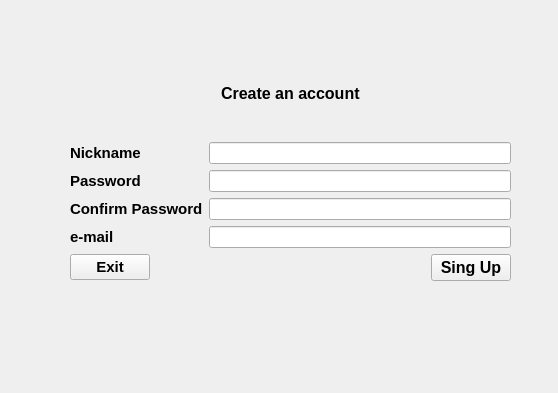
<?xml version="1.0" encoding="UTF-8"?>
<ui version="4.0">
 <class>Form</class>
 <widget class="QWidget" name="Form">
  <property name="geometry">
   <rect>
    <x>0</x>
    <y>0</y>
    <width>558</width>
    <height>393</height>
   </rect>
  </property>
  <property name="windowTitle">
   <string>Form</string>
  </property>
  <widget class="QWidget" name="">
   <property name="geometry">
    <rect>
     <x>70</x>
     <y>50</y>
     <width>441</width>
     <height>231</height>
    </rect>
   </property>
   <layout class="QVBoxLayout" name="verticalLayout">
    <item>
     <layout class="QHBoxLayout" name="horizontalLayout_2">
      <item>
       <spacer name="horizontalSpacer_3">
        <property name="orientation">
         <enum>Qt::Horizontal</enum>
        </property>
        <property name="sizeHint" stdset="0">
         <size>
          <width>118</width>
          <height>20</height>
         </size>
        </property>
       </spacer>
      </item>
      <item>
       <widget class="QLabel" name="label_5">
        <property name="font">
         <font>
          <pointsize>12</pointsize>
          <weight>75</weight>
          <bold>true</bold>
         </font>
        </property>
        <property name="text">
         <string>Create an account</string>
        </property>
       </widget>
      </item>
      <item>
       <spacer name="horizontalSpacer_2">
        <property name="orientation">
         <enum>Qt::Horizontal</enum>
        </property>
        <property name="sizeHint" stdset="0">
         <size>
          <width>98</width>
          <height>20</height>
         </size>
        </property>
       </spacer>
      </item>
     </layout>
    </item>
    <item>
     <layout class="QGridLayout" name="gridLayout">
      <item row="0" column="0">
       <widget class="QLabel" name="label">
        <property name="sizePolicy">
         <sizepolicy hsizetype="Preferred" vsizetype="Preferred">
          <horstretch>1</horstretch>
          <verstretch>0</verstretch>
         </sizepolicy>
        </property>
        <property name="font">
         <font>
          <pointsize>11</pointsize>
          <weight>75</weight>
          <bold>true</bold>
         </font>
        </property>
        <property name="layoutDirection">
         <enum>Qt::LeftToRight</enum>
        </property>
        <property name="text">
         <string>Nickname</string>
        </property>
        <property name="textFormat">
         <enum>Qt::AutoText</enum>
        </property>
       </widget>
      </item>
      <item row="0" column="1">
       <widget class="QLineEdit" name="lineEdit">
        <property name="sizePolicy">
         <sizepolicy hsizetype="Expanding" vsizetype="Fixed">
          <horstretch>3</horstretch>
          <verstretch>0</verstretch>
         </sizepolicy>
        </property>
       </widget>
      </item>
      <item row="1" column="0">
       <widget class="QLabel" name="label_2">
        <property name="font">
         <font>
          <pointsize>11</pointsize>
          <weight>75</weight>
          <bold>true</bold>
         </font>
        </property>
        <property name="layoutDirection">
         <enum>Qt::LeftToRight</enum>
        </property>
        <property name="text">
         <string>Password</string>
        </property>
        <property name="textFormat">
         <enum>Qt::AutoText</enum>
        </property>
       </widget>
      </item>
      <item row="1" column="1">
       <widget class="QLineEdit" name="lineEdit_2">
        <property name="echoMode">
         <enum>QLineEdit::Normal</enum>
        </property>
       </widget>
      </item>
      <item row="2" column="0">
       <widget class="QLabel" name="label_3">
        <property name="font">
         <font>
          <pointsize>11</pointsize>
          <weight>75</weight>
          <bold>true</bold>
         </font>
        </property>
        <property name="layoutDirection">
         <enum>Qt::LeftToRight</enum>
        </property>
        <property name="text">
         <string>Confirm Password</string>
        </property>
        <property name="textFormat">
         <enum>Qt::AutoText</enum>
        </property>
       </widget>
      </item>
      <item row="2" column="1">
       <widget class="QLineEdit" name="lineEdit_3"/>
      </item>
      <item row="3" column="0">
       <widget class="QLabel" name="label_4">
        <property name="font">
         <font>
          <pointsize>11</pointsize>
          <weight>75</weight>
          <bold>true</bold>
         </font>
        </property>
        <property name="layoutDirection">
         <enum>Qt::LeftToRight</enum>
        </property>
        <property name="text">
         <string>e-mail</string>
        </property>
        <property name="textFormat">
         <enum>Qt::AutoText</enum>
        </property>
       </widget>
      </item>
      <item row="3" column="1">
       <widget class="QLineEdit" name="lineEdit_4"/>
      </item>
     </layout>
    </item>
    <item>
     <layout class="QHBoxLayout" name="horizontalLayout">
      <item>
       <widget class="QPushButton" name="pushButton">
        <property name="font">
         <font>
          <pointsize>11</pointsize>
          <weight>75</weight>
          <bold>true</bold>
         </font>
        </property>
        <property name="text">
         <string>Exit</string>
        </property>
       </widget>
      </item>
      <item>
       <spacer name="horizontalSpacer">
        <property name="orientation">
         <enum>Qt::Horizontal</enum>
        </property>
        <property name="sizeHint" stdset="0">
         <size>
          <width>278</width>
          <height>20</height>
         </size>
        </property>
       </spacer>
      </item>
      <item>
       <spacer name="horizontalSpacer_4">
        <property name="orientation">
         <enum>Qt::Horizontal</enum>
        </property>
        <property name="sizeHint" stdset="0">
         <size>
          <width>278</width>
          <height>20</height>
         </size>
        </property>
       </spacer>
      </item>
      <item>
       <widget class="QPushButton" name="pushButton_2">
        <property name="font">
         <font>
          <pointsize>12</pointsize>
          <weight>75</weight>
          <bold>true</bold>
         </font>
        </property>
        <property name="text">
         <string>Sing Up</string>
        </property>
       </widget>
      </item>
     </layout>
    </item>
   </layout>
  </widget>
 </widget>
 <resources/>
 <connections/>
</ui>
